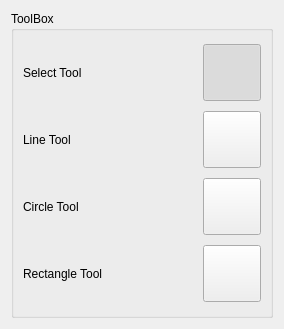
<?xml version="1.0" encoding="UTF-8"?>
<ui version="4.0">
 <class>DrawingToolSelector</class>
 <widget class="QWidget" name="DrawingToolSelector">
  <property name="geometry">
   <rect>
    <x>0</x>
    <y>0</y>
    <width>284</width>
    <height>329</height>
   </rect>
  </property>
  <property name="windowTitle">
   <string>Form</string>
  </property>
  <layout class="QGridLayout" name="gridLayout">
   <item row="0" column="0">
    <widget class="QGroupBox" name="groupBox">
     <property name="title">
      <string>ToolBox</string>
     </property>
     <layout class="QGridLayout" name="gridLayout_4">
      <item row="2" column="0">
       <widget class="QLabel" name="label_2">
        <property name="text">
         <string>Circle Tool</string>
        </property>
       </widget>
      </item>
      <item row="3" column="0">
       <widget class="QLabel" name="label_3">
        <property name="text">
         <string>Rectangle Tool</string>
        </property>
       </widget>
      </item>
      <item row="2" column="1">
       <widget class="QToolButton" name="pb_circle">
        <property name="sizePolicy">
         <sizepolicy hsizetype="Fixed" vsizetype="Fixed">
          <horstretch>0</horstretch>
          <verstretch>0</verstretch>
         </sizepolicy>
        </property>
        <property name="styleSheet">
         <string notr="true">img: url(:/new/prefix1/ic_fiber_manual_record_black_48dp.png);</string>
        </property>
        <property name="text">
         <string/>
        </property>
        <property name="icon">
         <iconset resource="Images/selecttool.qrc">
          <normaloff>:/new/prefix1/ic_fiber_manual_record_black_48dp.png</normaloff>:/new/prefix1/ic_fiber_manual_record_black_48dp.png</iconset>
        </property>
        <property name="iconSize">
         <size>
          <width>50</width>
          <height>50</height>
         </size>
        </property>
        <property name="checkable">
         <bool>true</bool>
        </property>
        <property name="autoExclusive">
         <bool>true</bool>
        </property>
       </widget>
      </item>
      <item row="0" column="1">
       <widget class="QToolButton" name="pb_select">
        <property name="sizePolicy">
         <sizepolicy hsizetype="Fixed" vsizetype="Fixed">
          <horstretch>0</horstretch>
          <verstretch>0</verstretch>
         </sizepolicy>
        </property>
        <property name="baseSize">
         <size>
          <width>0</width>
          <height>0</height>
         </size>
        </property>
        <property name="autoFillBackground">
         <bool>false</bool>
        </property>
        <property name="styleSheet">
         <string notr="true">img: url(:/new/prefix1/ic_pan_tool_black_48dp.png);</string>
        </property>
        <property name="text">
         <string/>
        </property>
        <property name="icon">
         <iconset resource="Images/selecttool.qrc">
          <normaloff>:/new/prefix1/ic_pan_tool_black_48dp.png</normaloff>:/new/prefix1/ic_pan_tool_black_48dp.png</iconset>
        </property>
        <property name="iconSize">
         <size>
          <width>50</width>
          <height>50</height>
         </size>
        </property>
        <property name="checkable">
         <bool>true</bool>
        </property>
        <property name="checked">
         <bool>true</bool>
        </property>
        <property name="autoExclusive">
         <bool>true</bool>
        </property>
       </widget>
      </item>
      <item row="3" column="1">
       <widget class="QToolButton" name="pb_rect">
        <property name="sizePolicy">
         <sizepolicy hsizetype="Fixed" vsizetype="Fixed">
          <horstretch>0</horstretch>
          <verstretch>0</verstretch>
         </sizepolicy>
        </property>
        <property name="styleSheet">
         <string notr="true">img: url(:/new/prefix1/ic_stop_black_48dp.png);</string>
        </property>
        <property name="text">
         <string/>
        </property>
        <property name="icon">
         <iconset resource="Images/selecttool.qrc">
          <normaloff>:/new/prefix1/ic_stop_black_48dp.png</normaloff>:/new/prefix1/ic_stop_black_48dp.png</iconset>
        </property>
        <property name="iconSize">
         <size>
          <width>50</width>
          <height>50</height>
         </size>
        </property>
        <property name="checkable">
         <bool>true</bool>
        </property>
        <property name="autoExclusive">
         <bool>true</bool>
        </property>
       </widget>
      </item>
      <item row="0" column="0">
       <widget class="QLabel" name="label">
        <property name="text">
         <string>Select Tool</string>
        </property>
       </widget>
      </item>
      <item row="1" column="1">
       <widget class="QToolButton" name="pb_line">
        <property name="styleSheet">
         <string notr="true">img: url(:/new/prefix1/ic_timeline_black_48dp.png);</string>
        </property>
        <property name="text">
         <string/>
        </property>
        <property name="icon">
         <iconset resource="Images/selecttool.qrc">
          <normaloff>:/new/prefix1/ic_timeline_black_48dp.png</normaloff>:/new/prefix1/ic_timeline_black_48dp.png</iconset>
        </property>
        <property name="iconSize">
         <size>
          <width>50</width>
          <height>50</height>
         </size>
        </property>
        <property name="checkable">
         <bool>true</bool>
        </property>
        <property name="checked">
         <bool>false</bool>
        </property>
        <property name="autoExclusive">
         <bool>true</bool>
        </property>
       </widget>
      </item>
      <item row="1" column="0">
       <widget class="QLabel" name="label_4">
        <property name="text">
         <string>Line Tool</string>
        </property>
       </widget>
      </item>
     </layout>
    </widget>
   </item>
  </layout>
 </widget>
 <resources>
  <include location="Images/selecttool.qrc"/>
 </resources>
 <connections/>
</ui>
